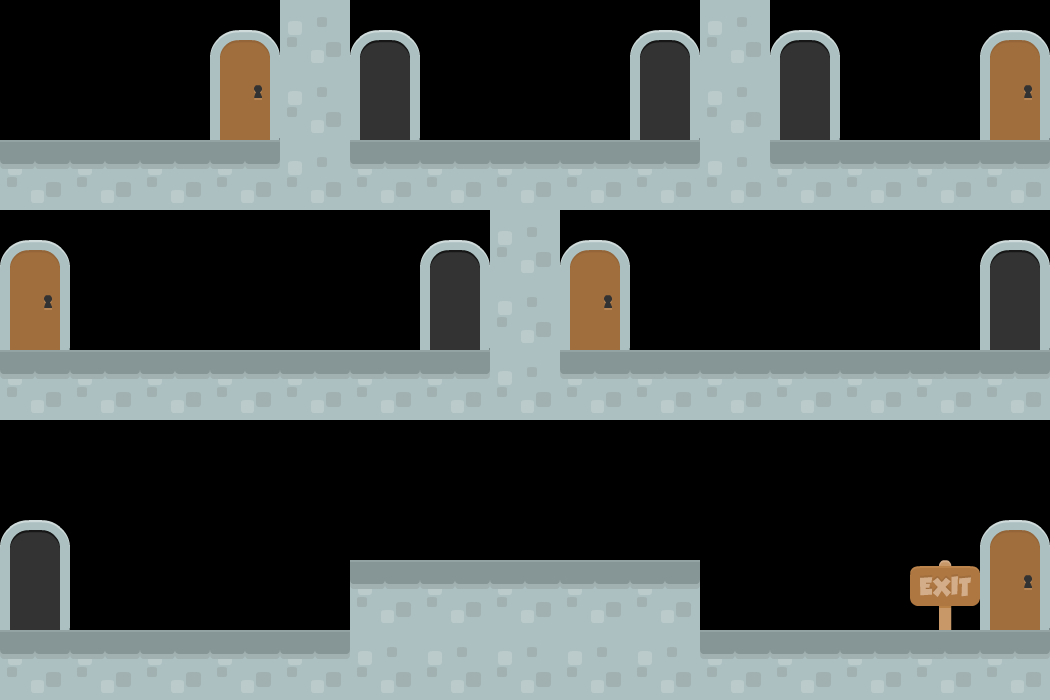

A 2D game scene composited from a Tiled map and its tileset images. What follows is a short description and the map's XML, with every tile layer's data as written:
An orthogonal 15x10 tile map with 70x70 px tiles, 1 tile layer (Tile Layer 1) and 13 objects (6x door, 4x platform, 3x wall).

<map version="1.0" tiledversion="1.0.1" orientation="orthogonal" renderorder="right-down" width="15" height="10" tilewidth="70" tileheight="70" nextobjectid="38">
 <properties>
  <property name="star1time" type="float" value="7" />
 </properties>
 <tileset firstgid="1" name="tiles_spritesheet" tilewidth="70" tileheight="70" spacing="2" tilecount="156" columns="12">
  <image source="tiles_spritesheet.png" width="914" height="936" />
 </tileset>
 <layer name="Tile Layer 1" width="15" height="10">
  <data encoding="csv">
0,0,0,70,56,46,0,0,0,46,56,46,0,0,70,
0,0,0,82,56,58,0,0,0,58,56,58,0,0,82,
36,36,36,36,56,36,36,36,36,36,56,36,36,36,36,
70,0,0,0,0,0,46,56,70,0,0,0,0,0,46,
82,0,0,0,0,0,58,56,82,0,0,0,0,0,58,
36,36,36,36,36,36,36,56,36,36,36,36,36,36,36,
0,0,0,0,0,0,0,0,0,0,0,0,0,0,0,
46,0,0,0,0,0,0,0,0,0,0,0,0,0,70,
58,0,0,0,0,36,36,36,36,36,0,0,0,65,82,
36,36,36,36,36,56,56,56,56,56,36,36,36,36,36
</data>
 </layer>
 <objectgroup name="Object Layer 1">
  <object id="22" type="door" x="210" y="0" width="70" height="140" />
  <object id="23" type="door" x="630" y="0" width="70" height="140" />
  <object id="24" type="door" x="980" y="0" width="70" height="140" />
  <object id="25" type="door" x="560" y="210" width="70" height="140" />
  <object id="26" type="door" x="0" y="210" width="70" height="140" />
  <object id="28" type="platform" x="0" y="630" width="1050" height="70" />
  <object id="29" type="platform" x="350" y="560" width="350" height="70" />
  <object id="30" type="platform" x="0" y="350" width="1050" height="70" />
  <object id="31" type="platform" x="0" y="140" width="1050" height="70" />
  <object id="33" type="wall" x="280" y="0" width="70" height="140" />
  <object id="34" type="wall" x="700" y="0" width="70" height="140" />
  <object id="35" type="wall" x="490" y="210" width="70" height="140" />
  <object id="37" type="door" x="987.437" y="526.377" width="55.071" height="101.177" />
 </objectgroup>
</map>
